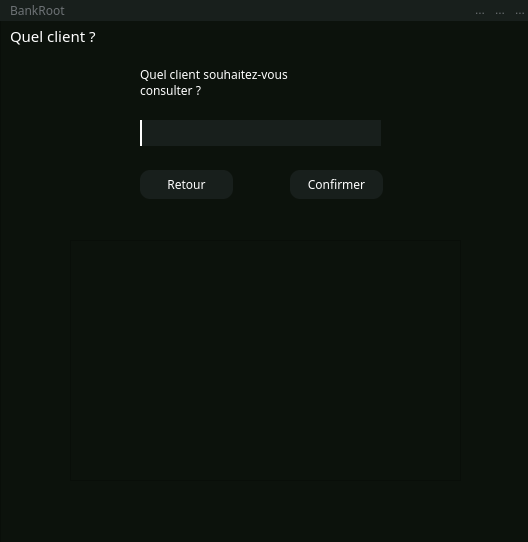
<?xml version="1.0" encoding="UTF-8"?>
<ui version="4.0">
 <class>quel_client</class>
 <widget class="QWidget" name="quel_client">
  <property name="geometry">
   <rect>
    <x>0</x>
    <y>0</y>
    <width>528</width>
    <height>542</height>
   </rect>
  </property>
  <property name="windowTitle">
   <string>Form</string>
  </property>
  <widget class="QFrame" name="frame">
   <property name="geometry">
    <rect>
     <x>0</x>
     <y>0</y>
     <width>530</width>
     <height>571</height>
    </rect>
   </property>
   <property name="styleSheet">
    <string notr="true">background-color: rgb(12, 18, 12);</string>
   </property>
   <property name="frameShape">
    <enum>QFrame::StyledPanel</enum>
   </property>
   <property name="frameShadow">
    <enum>QFrame::Raised</enum>
   </property>
   <widget class="QLabel" name="label_4">
    <property name="geometry">
     <rect>
      <x>140</x>
      <y>70</y>
      <width>241</width>
      <height>41</height>
     </rect>
    </property>
    <property name="font">
     <font>
      <family>Montserrat Medium</family>
     </font>
    </property>
    <property name="styleSheet">
     <string notr="true">background-color: transparent;
color: rgb(255, 255, 255);
</string>
    </property>
    <property name="text">
     <string>Quel client souhaitez-vous 
consulter ?
</string>
    </property>
   </widget>
   <widget class="QLineEdit" name="value">
    <property name="geometry">
     <rect>
      <x>140</x>
      <y>120</y>
      <width>241</width>
      <height>26</height>
     </rect>
    </property>
    <property name="styleSheet">
     <string notr="true">QLineEdit{
background:#181F1C;
border:none;
border-left:2px solid #ffffff;
color:#717072;
padding-left: 10px
}</string>
    </property>
   </widget>
   <widget class="QPushButton" name="return_kiclient">
    <property name="geometry">
     <rect>
      <x>140</x>
      <y>170</y>
      <width>93</width>
      <height>29</height>
     </rect>
    </property>
    <property name="font">
     <font>
      <family>Montserrat Medium</family>
     </font>
    </property>
    <property name="styleSheet">
     <string notr="true">
QPushButton{
color: rgb(255, 255, 255);
border-radius:10px;
background-color:rgb(24, 31, 28);
}

QPushButton:hover{
color: rgb(255, 255, 255);
border-radius:10px;
background-color:rgb(34, 31, 28);
}
QPushButton:pressed{
background-color:rgb(24, 31, 28);
border-radius:10px;
color: rgb(255, 255, 255);
}

</string>
    </property>
    <property name="text">
     <string>Retour</string>
    </property>
   </widget>
   <widget class="QPushButton" name="send_kiclient">
    <property name="geometry">
     <rect>
      <x>290</x>
      <y>170</y>
      <width>93</width>
      <height>29</height>
     </rect>
    </property>
    <property name="font">
     <font>
      <family>Montserrat Medium</family>
      <pointsize>9</pointsize>
     </font>
    </property>
    <property name="styleSheet">
     <string notr="true">
QPushButton{
color: rgb(255, 255, 255);
border-radius:10px;
background-color:rgb(24,31, 28);
}

QPushButton:hover{
color: rgb(255, 255, 255);
border-radius:10px;
background-color:rgb(34, 31, 28);
}
QPushButton:pressed{
background-color:rgb(24, 31, 28);
border-radius:10px;
color: rgb(255, 255, 255);
}

</string>
    </property>
    <property name="text">
     <string>Confirmer</string>
    </property>
   </widget>
   <widget class="QLabel" name="label_5">
    <property name="geometry">
     <rect>
      <x>10</x>
      <y>20</y>
      <width>151</width>
      <height>31</height>
     </rect>
    </property>
    <property name="font">
     <font>
      <family>Montserrat</family>
      <pointsize>11</pointsize>
     </font>
    </property>
    <property name="styleSheet">
     <string notr="true">color: rgb(255, 255, 255);</string>
    </property>
    <property name="text">
     <string>Quel client ?</string>
    </property>
   </widget>
   <widget class="QWidget" name="widget_11" native="true">
    <property name="geometry">
     <rect>
      <x>0</x>
      <y>0</y>
      <width>1401</width>
      <height>21</height>
     </rect>
    </property>
    <property name="styleSheet">
     <string notr="true">background-color:rgb(24,31, 28);
color:rgb(109, 114, 117);
</string>
    </property>
    <widget class="QLabel" name="label_15">
     <property name="geometry">
      <rect>
       <x>10</x>
       <y>0</y>
       <width>111</width>
       <height>20</height>
      </rect>
     </property>
     <property name="font">
      <font>
       <family>Montserrat Light</family>
       <pointsize>9</pointsize>
      </font>
     </property>
     <property name="text">
      <string>BankRoot</string>
     </property>
    </widget>
    <widget class="QToolButton" name="close_kiclient">
     <property name="geometry">
      <rect>
       <x>510</x>
       <y>0</y>
       <width>20</width>
       <height>20</height>
      </rect>
     </property>
     <property name="styleSheet">
      <string notr="true">QToolButton{
border-radius:45px;
}

QToolButton:hover{
border-radius:45px;
background:red;
}</string>
     </property>
     <property name="text">
      <string>...</string>
     </property>
     <property name="icon">
      <iconset resource="ressource.qrc">
       <normaloff>:/assets/exit-btn.png</normaloff>:/assets/exit-btn.png</iconset>
     </property>
    </widget>
    <widget class="QToolButton" name="reduced_kiclient">
     <property name="geometry">
      <rect>
       <x>470</x>
       <y>0</y>
       <width>20</width>
       <height>20</height>
      </rect>
     </property>
     <property name="styleSheet">
      <string notr="true">QToolButton{
border-radius:45px;
}

QToolButton:hover{
border-radius:45px;
background:red;
}</string>
     </property>
     <property name="text">
      <string>...</string>
     </property>
     <property name="icon">
      <iconset resource="ressource.qrc">
       <normaloff>:/assets/downarrow-btn.png</normaloff>:/assets/downarrow-btn.png</iconset>
     </property>
    </widget>
    <widget class="QToolButton" name="fullscreen_kiclient">
     <property name="geometry">
      <rect>
       <x>490</x>
       <y>0</y>
       <width>20</width>
       <height>20</height>
      </rect>
     </property>
     <property name="styleSheet">
      <string notr="true">QToolButton{
border-radius:45px;
}</string>
     </property>
     <property name="text">
      <string>...</string>
     </property>
     <property name="icon">
      <iconset resource="ressource.qrc">
       <normaloff>:/assets/window-btn-disabled.png</normaloff>:/assets/window-btn-disabled.png</iconset>
     </property>
    </widget>
   </widget>
   <widget class="QScrollArea" name="scrollArea">
    <property name="geometry">
     <rect>
      <x>70</x>
      <y>240</y>
      <width>391</width>
      <height>241</height>
     </rect>
    </property>
    <property name="widgetResizable">
     <bool>true</bool>
    </property>
    <widget class="QWidget" name="scrollAreaWidgetContents">
     <property name="geometry">
      <rect>
       <x>0</x>
       <y>0</y>
       <width>389</width>
       <height>239</height>
      </rect>
     </property>
    </widget>
   </widget>
  </widget>
 </widget>
 <resources>
  <include location="ressource.qrc"/>
 </resources>
 <connections/>
</ui>
